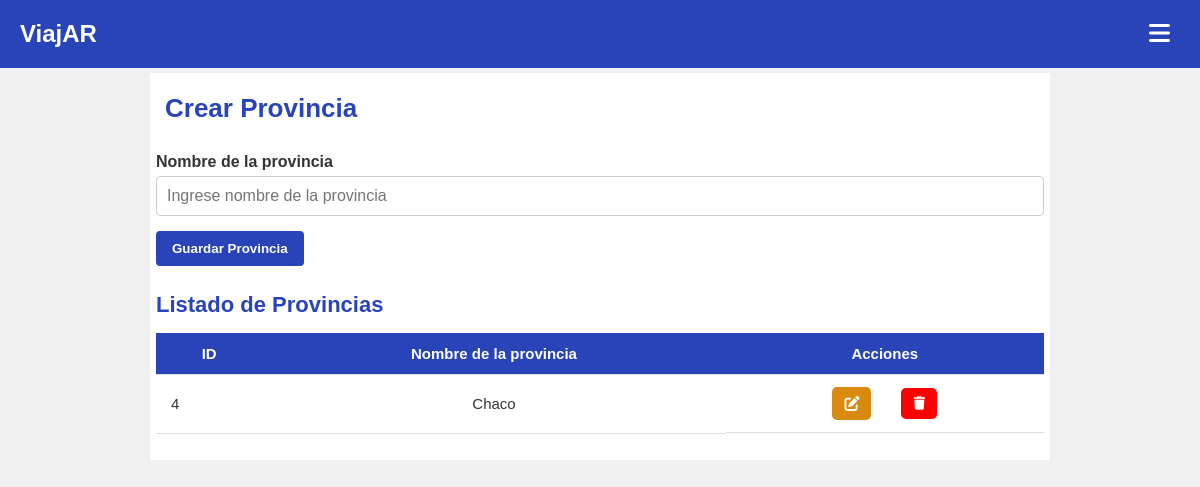
The page /index.php?page=provincias (signed in) on the database as committed earlier.
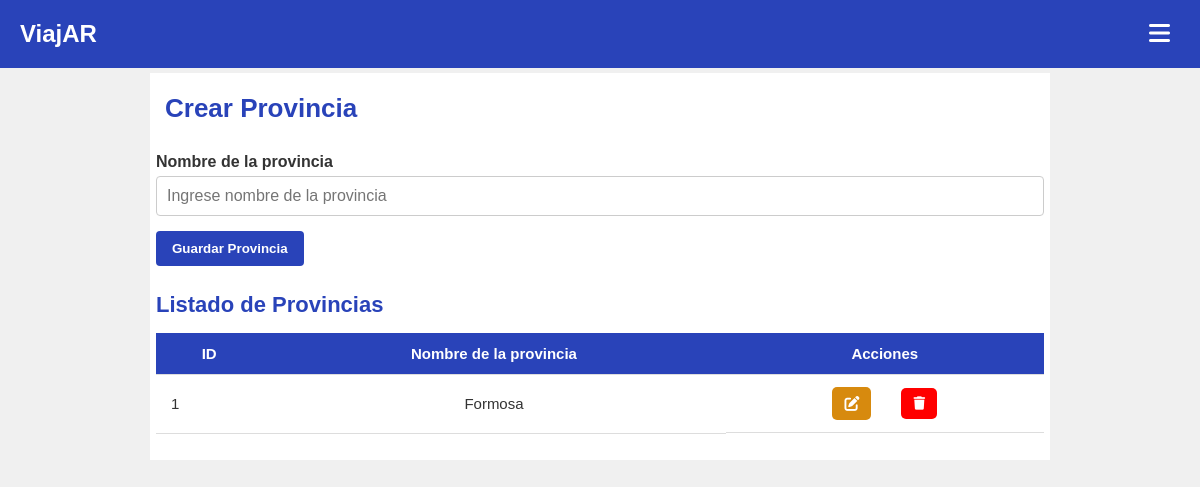
The same page on the database as committed later.
### tables this page shows
CREATE TABLE `provincias` (
  `id_provincia` int NOT NULL AUTO_INCREMENT,
  `nombre` varchar(100) NOT NULL,
  `activo` tinyint DEFAULT '1',
  PRIMARY KEY (`id_provincia`)
);

### index.php (called while the page is built, shortened)
<?php
$plantilla = new PlantillaControlador();
$plantilla -> traer_plantilla();

### models/provincia.php (called while the page is built, shortened)
<?php
require_once('conexion.php');
class Provincia {
    public function traer_provincias() {
        $conexion = new Conexion();
        $query = "SELECT * FROM provincias WHERE activo = 1 ORDER BY nombre ASC";
        return $conexion->consultar($query);
    }
}
?>

### models/conexion.php (called while the page is built, shortened)
<?php
class Conexion {
    private $con;
    private $servidor;
    private $usuario;
    private $password;
    private $base_datos;
    public function __construct() {
        $this->servidor = 'localhost';
        $this->usuario = 'root';
        $this->password = 'hola';
        $this->base_datos = 'viajar';
    }
    public function conectar() {
        if (!$this->con) {
            $this->con = new mysqli($this->servidor, $this->usuario, $this->password, $this->base_datos);
            $this->con->set_charset("utf8");
        }
        return $this->con;
    }
    public function consultar($query) {
        $resultado = $this->conectar()->query($query);
        $data = [];
        if ($resultado && $resultado->num_rows > 0) {
            while ($row = $resultado->fetch_assoc()) {
                $data[] = $row;
            }
        }
        return $data;
    }
}

### views/paginas/provincias.php (the view, shortened to what this page needs)
<?php
require_once('models/provincia.php');
require_once('models/conexion.php');
$provincia_model = new Provincia();
$result_provincias = $provincia_model->traer_provincias();
$editing_mode = false;
$provincia_nombre_form = '';
?>
<!DOCTYPE html>
<html lang="es">
<head>
    <link rel="stylesheet" href="assets/css/listado_usuarios.css?v=1">
    <link rel="stylesheet" href="https://cdnjs.cloudflare.com/ajax/libs/font-awesome/6.0.0-beta3/css/all.min.css">
</head>
<body>
    <div class="container">
        <form method="post" action="controllers/provincias/provincias.controlador.php">
            <h1><?php echo $editing_mode ? 'Editar Provincia' : 'Crear Provincia'; ?></h1>
            <label for="id_provincia_nombre">Nombre de la provincia</label>
            <input
                type="text"
                id="id_provincia_nombre"
                name="nombre"
                placeholder="Ingrese nombre de la provincia"
                value="<?php echo $provincia_nombre_form; ?>"
            >
            <button type="submit"><?php echo $editing_mode ? 'Actualizar Provincia' : 'Guardar Provincia'; ?></button>
        </form>
    </div>
    <div class="container">
        <h2>Listado de Provincias</h2>
        <table>
            <thead>
                <tr>
                    <th>ID</th>
                    <th class="nombre-provincia">Nombre de la provincia</th>
                    <th id="acciones">Acciones</th>
                </tr>
            </thead>
            <tbody>
                <?php
                if (empty($result_provincias)): ?>
                    <tr>
                        <td colspan="4">No hay provincias registradas.</td>
                    </tr>
                <?php else: ?>
                    <?php foreach($result_provincias as $provincia_actual){ ?>
                    <tr>
                        <td><?php echo htmlspecialchars($provincia_actual['id_provincia']); ?></td>
                        <td class="nombre-provincia"><?php echo htmlspecialchars($provincia_actual['nombre']); ?></td>
                        <td class="acciones-botones">
                            <a id="editar" href="index.php?page=provincias&id=<?php echo htmlspecialchars($provincia_actual['id_provincia']); ?>">
                                <i class="fa-solid fa-pen-to-square" type="button"></i>
                            </a>
                            <form method="post" action="controllers/provincias/provincias.controlador.php" onsubmit="return confirm('¿Seguro que quieres eliminar esta provincia?');">
                                <button id="eliminar" type="submit"><i class="fa-solid fa-trash"></i></button>
                            </form>
                        </td>
                    </tr>
                    <?php }?>
                <?php endif; ?>
            </tbody>
        </table>
    </div>
</body>
</html>

Rows that differ between the two databases and show on the page:
no longer on this page (row edited): provincias: id_provincia "4", nombre "Chaco"
now on this page (row edited): provincias: id_provincia "1", nombre "Formosa"
